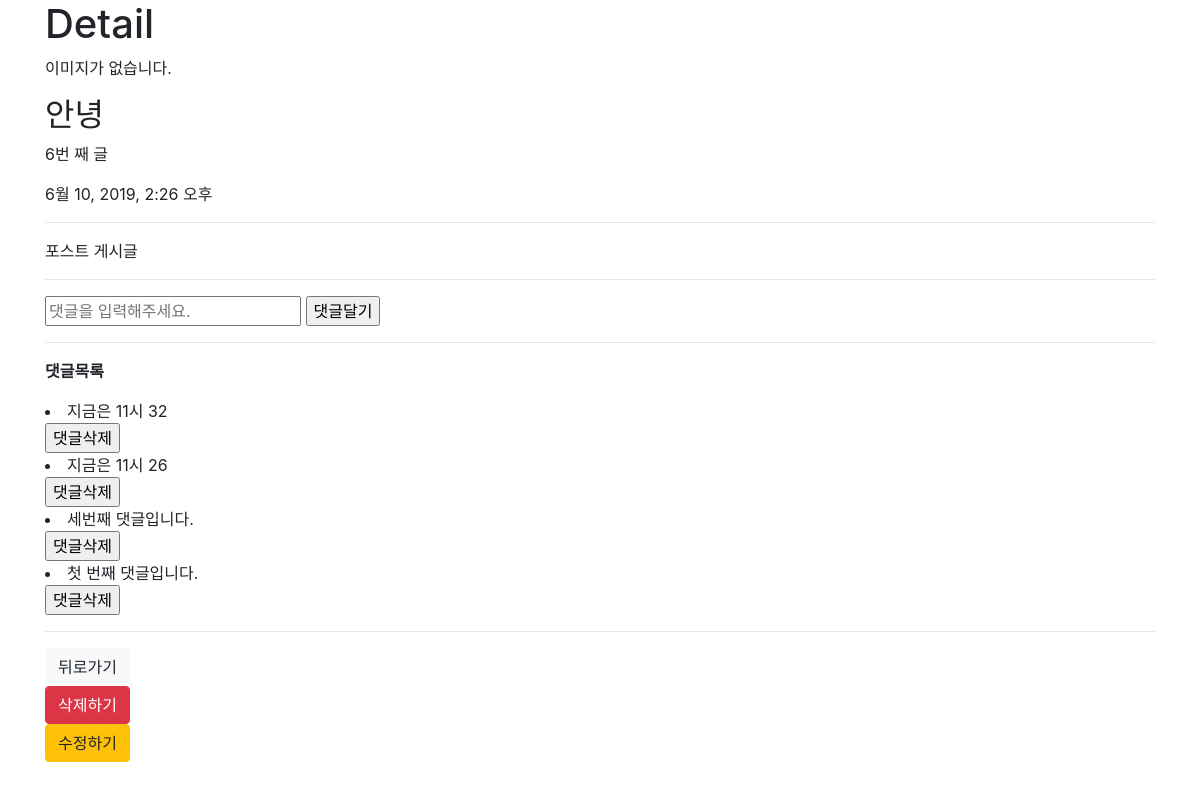
Screenshot of /boards/6/ with the database file from the repository.
### boards/models.py (models this page shows, shortened)
class Board(models.Model):
    title = models.CharField(max_length=20)
    content = models.TextField()
    image = ProcessedImageField(
        upload_to='boards/images',  # 저장 위치 설정 ( media 이후의 경로 설정 )
        processors=[Thumbnail(200, 300)],
        format='JPEG',
        options={'quality': 90},
    )
    created_at = models.DateTimeField(auto_now_add=True)
    updated_at = models.DateTimeField(auto_now=True)

class Comment(models.Model):
    content = models.TextField()  # 댓글의 내용
    created_at = models.DateTimeField(auto_now_add=True)
    updated_at = models.DateTimeField(auto_now=True)
    board = models.ForeignKey(Board, on_delete=models.CASCADE)

### boards/views.py (the view)
# urls.py: path('<int:board_id>/', views.detail, name='detail'),  # 특정 게시글로 들어가기 /boards/<id>
@require_http_methods(['GET'])
def detail(request, board_id):
    board = get_object_or_404(Board, id=board_id)
    comments = board.comment_set.order_by('-id').all()
    context = {'board': board, 'comments':comments}
    return render(request, 'boards/detail.html', context)

### boards/templates/boards/detail.html (shortened to what this page needs)
{% extends 'boards/base.html' %}
    {% block body %}
    <h1>Detail</h1>
 {% if board.image %}
    <img src="{{ board.image.url }}" alt="{{ board.image.name }}">
{% else %}
<p>이미지가 없습니다.</p>
{% endif %}
    <h2>{{ board.title }}</h2>
    <p>{{ board.id }}번 째 글</p>
    <p>{{ board.created_at}}</p>
<hr />
    <p>{{ board.content }}</p>
<hr />
    <form action="{% url 'boards:comment_create' board.id %}" method="post">
        <input type="text" name="content" placeholder="댓글을 입력해주세요."/>
        <input type="submit" value="댓글달기" />
        <hr/>
    </form>
    <p>
        <b>댓글목록</b>
    </p>
    {% for comment in comments %}
        <li>{{ comment.content }}</li>
        <form action="{% url 'boards:comment_delete' board.id comment.id %}" method="post">
            <input type="submit" value="댓글삭제" />
        </form>
        {% empty %}
        <p>댓글이 없습니다.</p>
    {% endfor %}
<hr>
    <a href="{% url 'boards:index' %}" class = "btn btn-light">뒤로가기</a>
    <form action="{% url 'boards:delete' board.id %}" method="post">
        <input class="btn btn-danger" type="submit" value="삭제하기" />
    </form>
    <a href="{% url 'boards:edit' board.id %}" class="btn btn-warning">수정하기</a>
    {% endblock %}

### rows the page displays
Board: title "안녕", id "6", created_at "6월 10, 2019, 2:26 오후", content "포스트 게시글"
Comment: content "지금은 11시 32"
Comment: content "지금은 11시 26"
Comment: content "세번째 댓글입니다."
Comment: content "첫 번째 댓글입니다."
